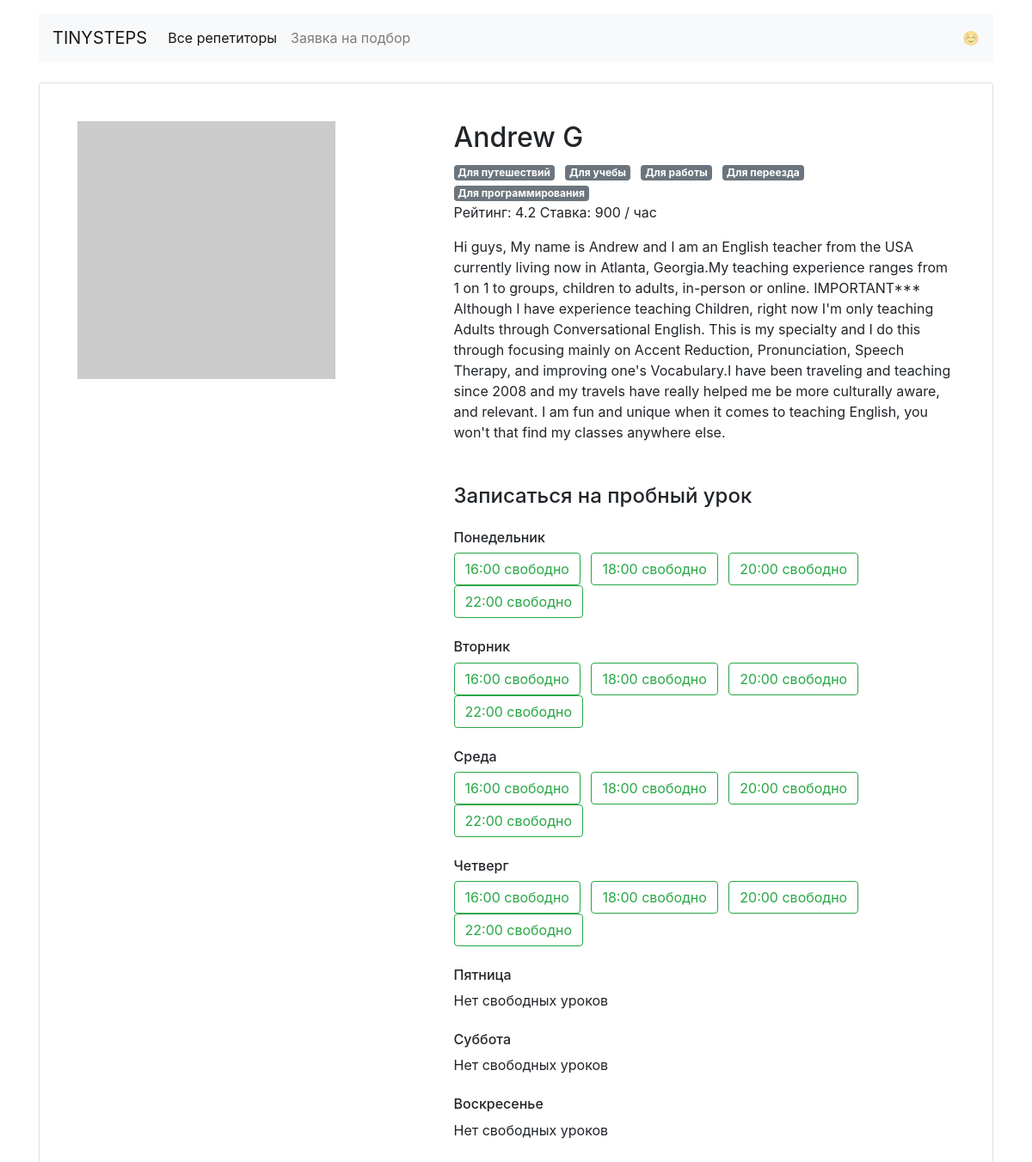
The page /profiles/12/ on the database its author committed.
### app.py (models this page shows)
class Teacher(db.Model):
    __tablename__ = "teachers"
    id = db.Column(db.Integer, primary_key=True)
    name = db.Column(db.String(50))
    about = db.Column(db.Text)
    rating = db.Column(db.Float)
    picture = db.Column(db.String(200))
    price = db.Column(db.Integer)
    goals = db.relationship("Goal", secondary=teachers_goals_association, back_populates="teachers")
    free = db.Column(db.JSON)
    bookings = db.relationship("Booking", back_populates="teacher")

class Goal(db.Model):
    __tablename__ = "goals"
    id = db.Column(db.Integer, primary_key=True)
    slug = db.Column(db.String(200))
    description = db.Column(db.String(200))
    teachers = db.relationship("Teacher", secondary=teachers_goals_association, back_populates="goals")
    icon = db.Column(db.String(30))

### app.py (the view)
@app.route('/profiles/<int:profile_id>/')
def render_profile(profile_id):
    profile = db.session.query(Teacher).get_or_404(profile_id)
    goals = db.session.query(Goal).all()
    free_hours = get_free_profile_hours(profile.free)
    return render_template('profile.html', profile=profile, goals=goals, free_hours=free_hours, weekday=WEEKDAYS)

### data_tools.py (called while the page is built)
def get_free_profile_hours(schedule):
    free_hours = {}
    for day, hours in schedule.items():
        day_hour = {}
        for hour, possibility in hours.items():
            if possibility:
                day_hour[hour] = possibility
        free_hours[day] = day_hour
    return free_hours

### templates/profile.html
{% extends 'base.html' %}
{% block content %}
  <main class="container mt-3">
    <div class="card my-4 mx-auto">
      <div class="card-body m-2 m-md-4">
        <article class="row">
          <div class="col-5"><img src="{{ profile.picture }}" class="img-fluid" alt=""></div>
          <div class="col-7">
            <section class="teacher=info">
              <h1 class="h2">{{ profile.name }}</h1>
                {% for goal in goals %}
                  <span class="badge badge-secondary mr-2">{{ goal.description }} </span>
                {% endfor %}
              <p>Рейтинг: {{ profile.rating }} Ставка: {{ profile.price }} / час</p>
              <p>{{ profile.about }}</p>
            </section>
            <section class="available">
              <h4 class="mb-4 mt-5">Записаться на пробный урок</h4>
              {% for day, hours in free_hours.items() %}
              <h6 class="mt-4">{{ weekday.get(day) }}</h6>
              {% if hours %}
              {% for hour in hours.keys() %}
              <a href="/booking/{{profile.id}}/{{day}}/{{hour}}" class="btn btn-outline-success mr-2">{{ hour }} свободно</a>
              {% endfor %}
              {% else %}
              <p>Нет свободных уроков</p>
              {% endif %}
              {% endfor %}
            </section>
          </div>
        </article>
      </div>
    </div>
  </main>
{% endblock %}

### rows shown on the page
Teacher: name "Andrew G", rating "4.2", price "900", about "Hi guys, My name is Andrew and I am an English teacher from the USA currently living now in Atlanta, Georgia.My teaching experience ranges from 1 on 1 to groups, children to adults, in-person or online. IMPORTANT*** Although I have experience teaching Children, right now I'm only teaching Adults through Conversational English. This is my specialty and I do this through focusing mainly on Accent Reduction, Pronunciation, Speech Therapy, and improving one's Vocabulary.I have been traveling and teaching since 2008 and my travels have really helped me be more culturally aware, and relevant. I am fun and unique when it comes to teaching English, you won't that find my classes anywhere else."
Goal: description "Для путешествий"
Goal: description "Для учебы"
Goal: description "Для работы"
Goal: description "Для переезда"
Goal: description "Для программирования"

### other values the page prints
{{ weekday.get(day) }} "Понедельник" "Вторник" "Среда" "Четверг" "Пятница" "Суббота" "Воскресенье"
{{ hour }} "16:00" "18:00" "20:00" "22:00" "16:00" "18:00" "20:00" "22:00" "16:00" "18:00" "20:00" "22:00" "16:00" "18:00" "20:00" "22:00"
